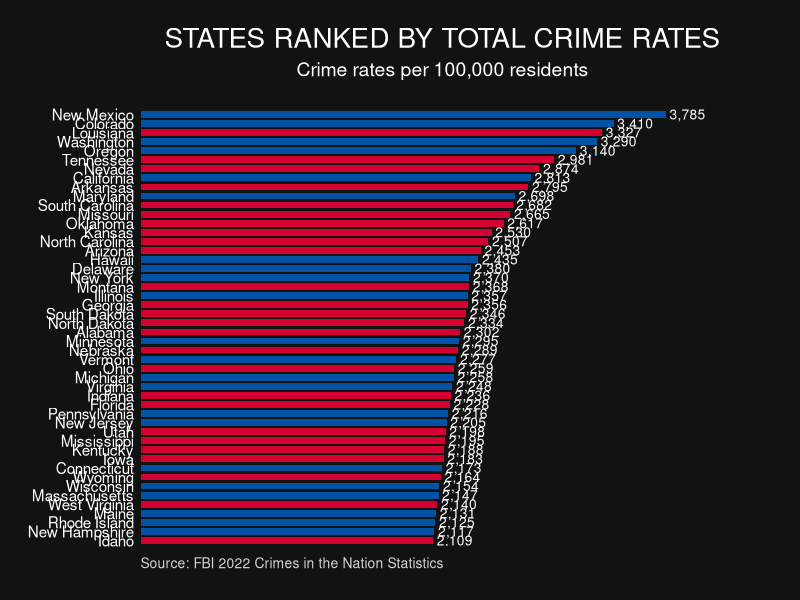
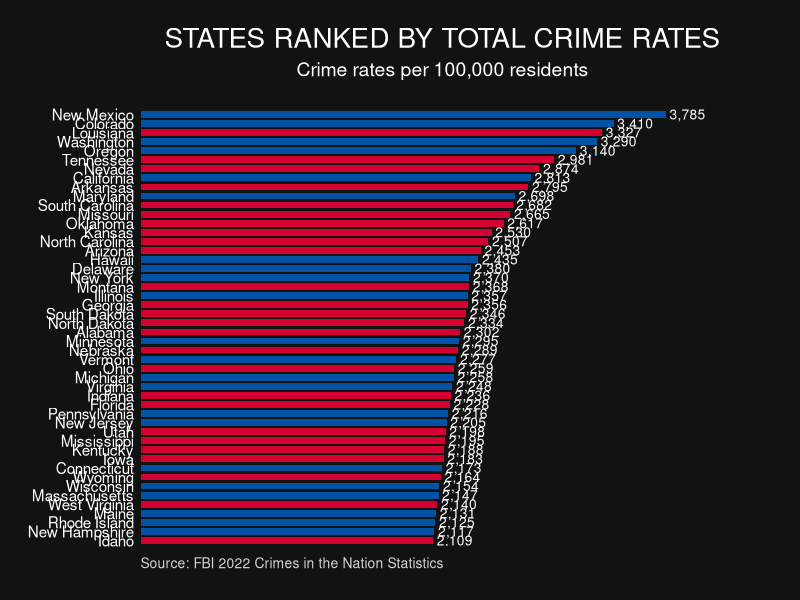

Write R code to recreate these figures, in order.
## ---- chunk 1
# Install and load necessary packages
# install.packages("tidyverse")
# install.packages("scales")
library(tidyverse)
library(scales)

# --- 1. & 2. Data Preparation ---
df <- tribble(
  ~State, ~Rate,
  "New Mexico", 3785.3, "Colorado", 3409.6, "Louisiana", 3326.6, "Washington", 3290.5,
  "Oregon", 3139.6, "Tennessee", 2980.9, "Nevada", 2873.9, "California", 2812.7,
  "Arkansas", 2795.0, "Maryland", 2697.7, "South Carolina", 2682.0, "Missouri", 2665.4,
  "Oklahoma", 2616.6, "Kansas", 2529.6, "North Carolina", 2506.7, "Arizona", 2453.3,
  "Hawaii", 2435.1, "Delaware", 2379.7, "New York", 2370.2, "Montana", 2368.1,
  "Illinois", 2356.9, "Georgia", 2356.5, "South Dakota", 2346.5, "North Dakota", 2333.6,
  "Alabama", 2302.2, "Minnesota", 2295.4, "Nebraska", 2289.4, "Vermont", 2276.7,
  "Ohio", 2259.0, "Michigan", 2258.1, "Virginia", 2247.9, "Indiana", 2235.8,
  "Florida", 2228.4, "Pennsylvania", 2216.5, "New Jersey", 2205.1, "Utah", 2197.8,
  "Mississippi", 2195.1, "Kentucky", 2187.9, "Iowa", 2183.3, "Connecticut", 2172.9,
  "Wyoming", 2163.6, "Wisconsin", 2154.2, "Massachusetts", 2147.2, "West Virginia", 2139.7,
  "Maine", 2130.8, "Rhode Island", 2124.6, "New Hampshire", 2117.2, "Idaho", 2108.8
)

party_df <- tribble(
  ~State, ~Party,
  "Alabama", "Republican", "Alaska", "Republican", "Arizona", "Republican", "Arkansas", "Republican",
  "California", "Democrat", "Colorado", "Democrat", "Connecticut", "Democrat", "Delaware", "Democrat",
  "Florida", "Republican", "Georgia", "Republican", "Hawaii", "Democrat", "Idaho", "Republican",
  "Illinois", "Democrat", "Indiana", "Republican", "Iowa", "Republican", "Kansas", "Republican",
  "Kentucky", "Republican", "Louisiana", "Republican", "Maine", "Democrat", "Maryland", "Democrat",
  "Massachusetts", "Democrat", "Michigan", "Democrat", "Minnesota", "Democrat", "Mississippi", "Republican",
  "Missouri", "Republican", "Montana", "Republican", "Nebraska", "Republican", "Nevada", "Republican",
  "New Hampshire", "Democrat", "New Jersey", "Democrat", "New Mexico", "Democrat", "New York", "Democrat",
  "North Carolina", "Republican", "North Dakota", "Republican", "Ohio", "Republican", "Oklahoma", "Republican",
  "Oregon", "Democrat", "Pennsylvania", "Democrat", "Rhode Island", "Democrat", "South Carolina", "Republican",
  "South Dakota", "Republican", "Tennessee", "Republican", "Texas", "Republican", "Utah", "Republican",
  "Vermont", "Democrat", "Virginia", "Democrat", "Washington", "Democrat", "West Virginia", "Republican",
  "Wisconsin", "Democrat", "Wyoming", "Republican"
)

plot_data <- df %>%
  left_join(party_df, by = "State")

# --- 3. Generate the Fixed Plot ---
crime_plot <- ggplot(plot_data, aes(x = Rate, y = fct_reorder(State, Rate), fill = Party)) +
  geom_col(width = 0.75) +
  geom_text(aes(label = comma(Rate, accuracy = 1)),
            hjust = -0.1, color = "white", size = 3.5) +
  scale_fill_manual(values = c("Democrat" = "#0052A5", "Republican" = "#D40032")) +
  # Expand x-axis to make room for labels
  scale_x_continuous(expand = expansion(mult = c(0, 0.15))) +
  labs(
    title = "STATES RANKED BY TOTAL CRIME RATES",
    subtitle = "Crime rates per 100,000 residents",
    caption = "Source: FBI 2022 Crimes in the Nation Statistics"
  ) +
  theme_minimal() +
  theme(
    plot.background = element_rect(fill = "#121212", color = "#121212"),
    panel.background = element_rect(fill = "#121212", color = "#121212"),
    plot.title = element_text(color = "white", size = 20, face = "plain", hjust = 0.5),
    plot.subtitle = element_text(color = "white", size = 14, face = "plain", hjust = 0.5, margin = margin(b = 20)),
    plot.caption = element_text(color = "lightgray", size = 10, hjust = 0),
    panel.grid.major = element_blank(),
    panel.grid.minor = element_blank(),
    axis.title = element_blank(),
    axis.text.x = element_blank(),
    axis.text.y = element_text(color = "white", size = 11, hjust = 1),
    axis.ticks = element_blank(),
    legend.position = "none",
    plot.margin = margin(20, 40, 20, 20)
  )

# Save the plot with optimal dimensions
ggsave("crime_rate_chart.png", plot = crime_plot, width = 500, height = 500, units = "in", dpi = 3000, limitsize = FALSE, options(ragg.max_dim = 100000000000))

# To see the plot in RStudio with proper dimensions
# Option 1: Open the plot in a larger window
# windows(width = 12, height = 20)  # For Windows
# X11(width = 12, height = 20)     # For Linux
# quartz(width = 12, height = 20)  # For Mac
print(crime_plot)

# Option 2: Or just view the saved PNG file instead of using print()
# The saved file will always look perfect!

